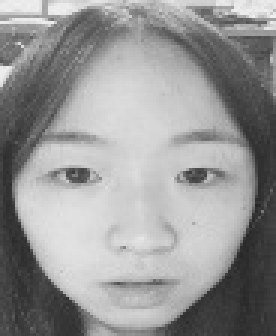
//> input picture cv/lab3/1.jpg, 92 x 112 px (shown 3 times larger)
$ ./lab2_v2 ../lab3/1.jpg 2 3   (built with g++ and OpenCV 4)
//> lines starting //> are read from the running program, lines starting //| are printed output that depends on the picture
#include <stdio.h>
#include <string>
#include "opencv/cv.h"
#include "opencv/highgui.h"
#include <math.h>
#include <iostream>

#define PI 3.1415

#define BLOCK_SIZE 5

#define MAX_CORNERS 100000

using namespace std;
using namespace cv;

char *wdSource = "Source";			// name of the app window
char *wdResult = "Result";		    // name of the window that is used for debuging
char *wdMin = "Min";
char *wdMax = "Max";
char *wdR = "R";

//char *tbThreshName = "Threshold";	// name of the tab slider
//char *tbDistanceName = "Distance";	// name of the distance tab slider

//int count = 0;			/* number of corners found */
int Q_size = 5;			/* the size of N that is used in the neighborhood Q */
float K = 0.04;
int APETURE_SIZE = 3;
int EIGENVALUE_THRESHOLD = 200000;
int max_thresh = 320000;
// Load the source image. HighGUI use.
IplImage *image = 0, *harris_responce = 0, *gray=0;
IplImage *min_image=0, *max_image=0, *R_image=0;

// An array of points representing the found corners
CvPoint3D32f *corners;


//----------------------- Compute functions -----------------------//

void computeDerivatives(CvMat* dx1, CvMat* dy1)
{
	CvSize src_size = cvGetSize (gray);

	// create temporary images to store the two image derivatives
	CvMat *dx = cvCreateMat (src_size.height, src_size.width, CV_16SC1);
    CvMat *dy = cvCreateMat (src_size.height, src_size.width, CV_16SC1);

    cvSobel (gray, dx, 1, 0, APETURE_SIZE);
    cvSobel (gray, dy, 0, 1, APETURE_SIZE);

	cvConvertScale( dx, dx1 );
	cvConvertScale( dy, dy1 );
	cvReleaseMat( &dx );
    cvReleaseMat( &dy );
}
int computeLambdaAndR(CvMat* dx1, CvMat* dy1, CvMat* LMin, CvMat* LMax, CvMat* R)
{
	//Go through all pixels
	int count = 0;
	int localSize = 3;
	CvMat *M = cvCreateMat(2, 2, CV_64FC1);
	for (int x = 0; x < image->height; ++x)
	{
		for (int y = 0; y < image->width; ++y)
		{
			int Ix2 = 0;
			int Iy2 = 0;
			int Ixy = 0;
			for (int i = x - floor((double)BLOCK_SIZE/2); i <= x + floor((double)BLOCK_SIZE/2); ++i)
			{
				for (int j = y - floor((double)BLOCK_SIZE/2); j <= y + floor((double)BLOCK_SIZE/2); ++j)
				{
					if (i < 0 || j < 0 || i >= image->height || j >= image->width)
						continue;
					//float weight = 1/sqrt(2*PI)*exp(-0.5*((x-i)*(x-i)+(y-j)*(y-j)));
					Ix2 += pow(cvmGet(dx1, i, j), 2);//*weight;
					Iy2 += pow(cvmGet(dy1, i, j), 2);//*weight;
					Ixy += cvmGet(dx1, i, j) * cvmGet(dy1, i, j);//*weight;
				}
			}


			cvmSet(M, 0, 0, Ix2);
			cvmSet(M, 0, 1, Ixy);
			cvmSet(M, 1, 0, Ixy);
			cvmSet(M, 1, 1, Iy2);
			CvMat *vecs = cvCreateMat(2, 2, CV_64FC1);
			CvMat *vals = cvCreateMat(1, 2, CV_64FC1);
			cvEigenVV(M, vecs, vals, -1 , -1);

			double det = (cvmGet(vals, 0, 0) * cvmGet(vals, 0, 1));
			double trace = (cvmGet(vals, 0, 0) + cvmGet(vals, 0, 1));
			double Ri = (det - K * pow(trace, 2));

			//set matrix LMin, LMax, and R
			cvmSet(R,x,y,Ri);
			if(cvmGet(vals, 0, 0) > cvmGet(vals, 0, 1))
			{
				cvmSet(LMin,x,y,cvmGet(vals, 0, 1));
				cvmSet(LMax,x,y,cvmGet(vals, 0, 0));
			}
			else
			{
				cvmSet(LMin,x,y,cvmGet(vals, 0, 0));
				cvmSet(LMax,x,y,cvmGet(vals, 0, 1));
			}

			if (cvmGet(vals, 0, 0) > EIGENVALUE_THRESHOLD && cvmGet(vals, 0, 1) > EIGENVALUE_THRESHOLD && Ri >= EIGENVALUE_THRESHOLD)
			{
				CvPoint3D32f point;
				point.x = x;
				point.y = y;
				point.z = 0;
				corners[count++] = point;
			}

			cvReleaseMat( &vecs );
			cvReleaseMat( &vals );
		}
	}
	// for(int x=localSize/2;x < R->height; x+= localSize/2)
	// {
	// 	for(int y=localSize/2;y < R->width; y+= localSize/2)
	// 	{
	// 		int localMax = cvmGet(R,x,y);
	// 		int localX = x;
	// 		int localY = y;
	// 		for(int i=-localSize/2;i<=localSize/2;++i)
	// 		{
	// 			if((x+i)>=R->height)
	// 				break;
	// 			for(int j=-localSize/2;j<=localSize/2;++j)
	// 			{
	// 				if((y+j)>=R->width)
	// 					break;
	// 				int tempR = cvmGet(R,x+i,y+j);
	// 				if(localMax<tempR)
	// 				{
	// 					localMax = tempR;
	// 					localX = x+i;
	// 					localY = y+j;
	// 				}
	// 			}
	// 		}
	// 		if(localMax > EIGENVALUE_THRESHOLD)
	// 		{
	// 			CvPoint3D32f point;
	// 			point.x = localX;
	// 			point.y = localY;
	// 			point.z = 0;
	// 			corners[count++] = point;
	// 		}

	// 	}
	// }
	cvReleaseMat( &M );

	//printf("Corner count: %d", count);
	return count;
}

//----------------------- Image painting functions -----------------------//


/* Displays the found corners as points */
void drawCorners (IplImage *img, CvPoint3D32f *corners, int count) {
	/* Displays the found corners as points */
    int i;

    CvScalar color = cvScalar(200,0,0,0);

    for(i = 0; i < count; i++){
		CvPoint pt = cvPoint(corners[i].y, corners[i].x);
		cvCircle(img, pt, 1, color, 1, 8, 0);
	}

	return;
}

void drawMin(CvMat* LMin)
{
	cvNormalize(LMin,LMin,255.0,0.0);
	cvShowImage (wdMin, LMin);
}
void drawMax(CvMat* LMax)
{
	cvNormalize(LMax,LMax,255.0,0.0);
	cvShowImage (wdMax, LMax);
}
void drawR(CvMat* R)
{
	cvNormalize(R,R,255.0,0.0);
	cvShowImage (wdR, R);
}
//----------------------- Harris function -----------------------//
void Harris( )
{
	int count;
	CvSize src_size = cvGetSize (gray);
	CvMat *dx1 = cvCreateMat(src_size.height, src_size.width, CV_64FC1);
	CvMat *dy1 = cvCreateMat(src_size.height, src_size.width, CV_64FC1);
	CvMat *LMin = cvCreateMat(src_size.height, src_size.width, CV_64FC1);
	CvMat *LMax = cvCreateMat(src_size.height, src_size.width, CV_64FC1);
	CvMat *R = cvCreateMat(src_size.height, src_size.width, CV_64FC1);

    computeDerivatives(dx1,dy1);
	// Setup the buffers
    harris_responce = cvCloneImage (image);
	// This array will store all corners found in the image
	corners = (CvPoint3D32f*)cvAlloc (MAX_CORNERS * sizeof (corners));
    // Draw all corners
	count = computeLambdaAndR(dx1,dy1,LMin,LMax,R);

	// Display the images
	//createTrackbar( "Threshold: ", wdSource, &EIGENVALUE_THRESHOLD, max_thresh, computeLambdaAndR );
	drawCorners (harris_responce, corners, count);
    drawMin(LMin);
    drawMax(LMax);
    drawR(R);
	cvShowImage (wdSource, image);
	cvShowImage (wdResult, harris_responce);

	//cvSaveImage("Corner-out.jpg", harris_responce);

	// Release the buffers

	cvReleaseMat( &dx1 );
	cvReleaseMat( &dy1 );
	cvReleaseImage (&harris_responce);
}

//----------------------- Application main function -----------------------//

int main( int argc, char** argv )
{

    //initialize parameters
    if(argc < 2 || argc > 4)
    {
        cout << "Wrong Form!" << endl;
    }
    char* filename = argv[1];
    if(argc > 2)
    {
        K = atof(argv[2]);
    }
    if(argc > 3)
    {
        APETURE_SIZE = atoi(argv[3]);
    }

	// Load the image from the file
	if ((image = cvLoadImage (filename,1)) == 0)
	{
		cout << "can't load image" <<endl;
		return -1;
	}
//> image is the input picture: 112 rows x 92 cols, CV_8UC3; min 37, max 240, mean 150.2

    // Convert to grayscale
    gray= cvCreateImage(cvSize(image->width,image->height), IPL_DEPTH_8U, 1);
    cvCvtColor(image, gray, CV_BGR2GRAY);

    // Create windows.
    cvNamedWindow(wdSource, 1);
    cvNamedWindow(wdResult, 1);
	cvNamedWindow(wdMin, 1);
	cvNamedWindow(wdMax, 1);
	cvNamedWindow(wdR, 1);

	// Get all corners
    Harris();
//> in computeDerivatives, `cvSobel (gray, dx, 1, 0, APETURE_SIZE);`:
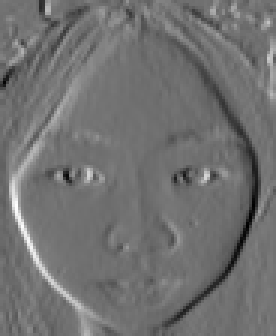
//> dx: 112 rows x 92 cols, CV_16SC1 (shown 3 times larger); min -442, max 550, mean -0.5; drawn with min black and max white
//> in computeDerivatives, `cvSobel (gray, dy, 0, 1, APETURE_SIZE);`:
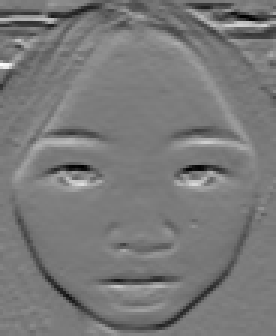
//> dy: 112 rows x 92 cols, CV_16SC1 (shown 3 times larger); min -534, max 568, mean -9.4; drawn with min black and max white
//> after the loop in computeLambdaAndR, `for (int x = 0; x < image->height; ++x)`:
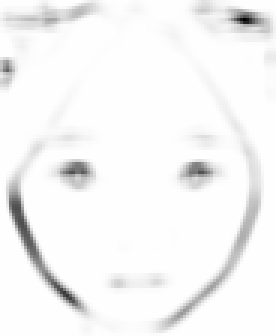
//> R: 112 rows x 92 cols, CV_64FC1 (shown 3 times larger); min -2.09e+13, max -665988, mean -7.56e+11; drawn with min black and max white
//> after the loop in computeLambdaAndR, `for (int x = 0; x < image->height; ++x)`:
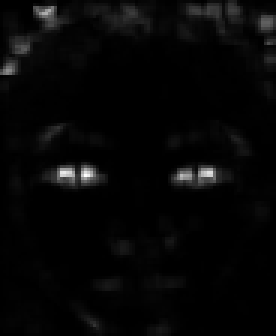
//> LMin: 112 rows x 92 cols, CV_64FC1 (shown 3 times larger); min 147.8, max 924168.8, mean 24952.3; drawn with min black and max white
//> after the loop in computeLambdaAndR, `for (int x = 0; x < image->height; ++x)`:
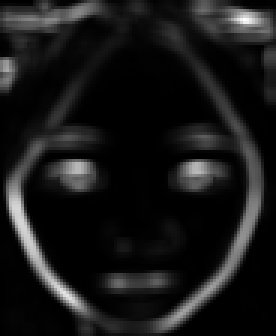
//> LMax: 112 rows x 92 cols, CV_64FC1 (shown 3 times larger); min 352, max 3185368.8, mean 310238.9; drawn with min black and max white
//> after the loop in computeLambdaAndR, `for (int x = 0; x < image->height; ++x)`: M = [[3459, -699], [-699, 459]]; count = 0


    // Wait for a key stroke
    cvWaitKey(0);
    cvReleaseImage(&image);
    cvReleaseImage(&harris_responce);

    cvDestroyWindow(wdSource);
    cvDestroyWindow(wdResult);
    cvDestroyWindow(wdMin);
    cvDestroyWindow(wdMax);
    cvDestroyWindow(wdR);
    return 0;
}
